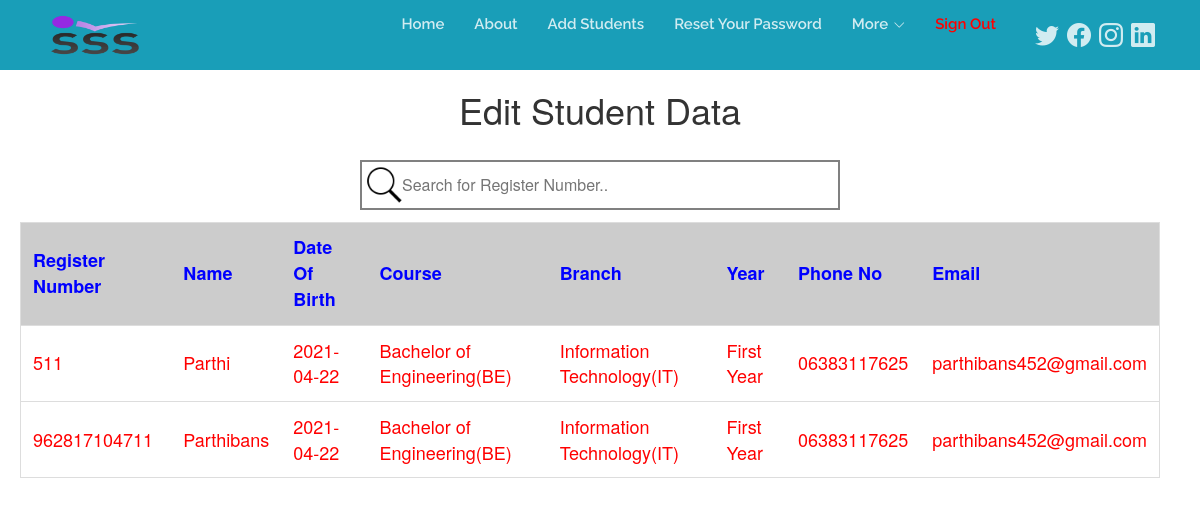
The app's page /Admin/stu_view.php (signed in) with its own data.
### tables this page shows
CREATE TABLE `students` (
  `ID` int(11) NOT NULL,
  `regno` varchar(255) DEFAULT NULL,
  `sname` varchar(255) DEFAULT NULL,
  `dob` varchar(255) DEFAULT NULL,
  `course` varchar(255) DEFAULT NULL,
  `branch` varchar(255) DEFAULT NULL,
  `syear` varchar(255) DEFAULT NULL,
  `balance` int(11) DEFAULT NULL,
  `phno` text DEFAULT NULL,
  `stu_address` varchar(255) DEFAULT NULL,
  `email` text DEFAULT NULL,
  `password` varchar(255) DEFAULT NULL,
  `submitted_time` timestamp NOT NULL DEFAULT current_timestamp() ON UPDATE current_timestamp()
);

### Admin/stu_view.php (the view, shortened to what this page needs)
<?php
include_once("config.php");
  function decrypt($ivHashCiphertext, $password) {
  $method = "AES-256-CBC";
  $iv = substr($ivHashCiphertext, 0, 16);
  $hash = substr($ivHashCiphertext, 16, 32);
  $ciphertext = substr($ivHashCiphertext, 48);
  $key = hash('sha256', $password, true);
  return openssl_decrypt($ciphertext, $method, $key, OPENSSL_RAW_DATA, $iv);
}
$result = $pdo->query("SELECT * FROM students ORDER BY ID DESC");
include("Navigation.php")
?>
<link rel="stylesheet" href="search.css">
<div align="center">
    <h1 >Edit Student Data</h1>
    <input type="text" id="myInput" onkeyup="myFunction()" placeholder="Search for Register Number.." autocomplete="off" title="Type in a name">
</div>
    <table id='myTable'>
    <tr bgcolor='#CCCCCC'><th>Register Number</th><th scope='col'>Name</th><th>Date Of Birth</th>
<th>Course</th><th>Branch</th><th>Year</th><th>Phone No</th><th>Email</th></tr>
    <?php
    while($row = $result->fetch(PDO::FETCH_ASSOC)) {
        echo "<tr>";
        echo "<td>".$row['regno']."</td>";
        echo "<td>".decrypt(base64_decode(($row['sname'])),'ucensss')."</td>";
        echo "<td>".$row['dob']."</td>";
        echo "<td>".$row['course']."</td>";
        echo "<td>".$row['branch']."</td>";
        echo "<td>".$row['syear']."</td>";
        echo "<td>".decrypt(base64_decode(($row['phno'])),'ucensss')."</td>";
        echo "<td>".decrypt(base64_decode(($row['email'])),'ucensss')."</td>";
    }
    ?>
    </table>

### Admin/assets/css/style.css (style rules this page uses)
h1, h2, h3, h4, h5, h6 { font-family: "Raleway", Helvetica, Arial, sans-serif; }
h1 { font-size: 62px; }

### Admin/search.css (style rules this page uses)
h1 { padding:20px; }
* { box-sizing: border-box; }
#myInput { background-image: url('/SSS/Admin/Images/search.png'); background-size: 40px; background-position: 2px; background-repeat: no-repeat; width: 40%; font-size: 16px; padding: 12px 20px 12px 40px; border: 2px solid grey; margin-bottom: 12px; }
#myTable { border-collapse: collapse; width: 95%; border: 1px solid #ddd; font-size: 18px; margin-left:20px; }
#myTable th { text-align: left; padding: 12px; color:blue; }
#myTable td { text-align: left; padding: 12px; }
#myTable tr { border-bottom: 1px solid #ddd; color:red; }

### records on screen
students: regno "511", sname "Parthi", dob "2021-04-22", course "Bachelor of Engineering(BE)", branch "Information Technology(IT)", syear "First Year", phno "06383117625", email "parthibans452@gmail.com"
students: regno "962817104711", sname "Parthibans", dob "2021-04-22", course "Bachelor of Engineering(BE)", branch "Information Technology(IT)", syear "First Year", phno "06383117625", email "parthibans452@gmail.com"
